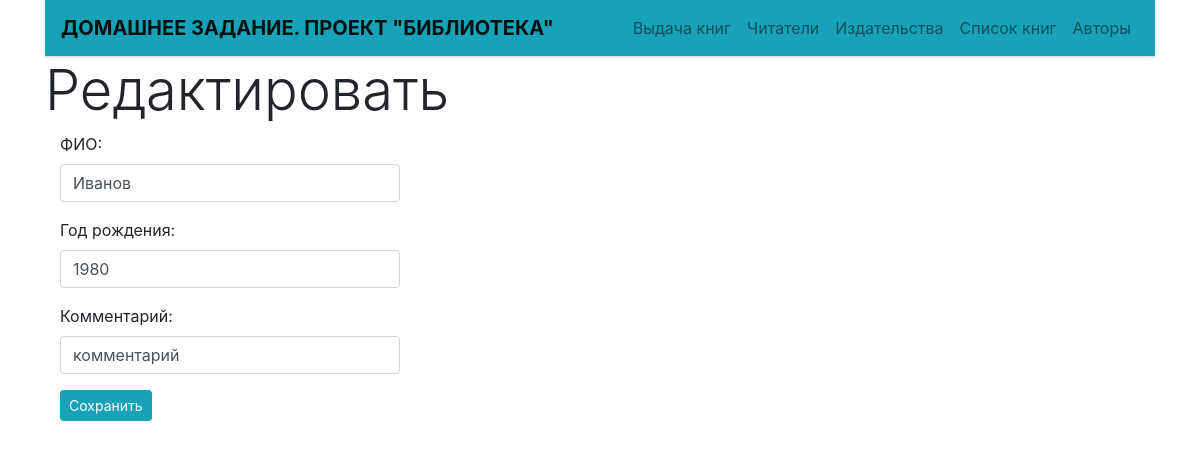
/reader/update/1/, run on the app's committed database.
### reader/models.py (models this page shows, shortened)
class Reader(models.Model):
    full_name = models.TextField(max_length=100, unique=True, verbose_name='ФИО читателя')
    birth_year = models.SmallIntegerField(verbose_name='Год рождения', null = True)
    comment = models.TextField(max_length=100, unique=True, verbose_name='Комментарий', null = True)
    class Meta:
        verbose_name = 'Читатель'
        verbose_name_plural = 'Читатели'
        ordering = ['full_name']

### reader/views.py (the view)
# urls.py: path('update/<int:pk>/', ReaderEdit.as_view(), name='reader_update'),
class ReaderEdit(UpdateView):
    model = Reader
    form_class = ReaderForm
    template_name = 'reader_edit.html'
    success_url = reverse_lazy('reader:reader_list')

### reader/forms.py
class ReaderForm(forms.ModelForm):
    full_name = forms.CharField(label='ФИО',
                           widget=forms.TextInput(
                               attrs={'class': 'form-control',
                                      'placeholder': 'Введите ФИО читателя'}))
    birth_year = forms.IntegerField(label='Год рождения',
                           widget=forms.NumberInput(
                               attrs={'class': 'form-control',
                                      'placeholder': 'Введите год рождения'}))
    comment = forms.CharField(label='Комментарий',
                           widget=forms.TextInput(
                               attrs={'class': 'form-control',
                                      'placeholder': 'Введите комментарий'}))
    class Meta:
        model = Reader
        fields = '__all__'

### reader/templates/reader_edit.html (shortened to what this page needs)
{% extends 'base.html' %}
{% block content %}
<h1 class="display-4">Редактировать</h1>
<div class="row mx-auto">
    <div class="col-md-4">
        <form method="post">
            {{ form.as_p }}
            <input type="submit" value="Сохранить" class="btn btn-info btn-sm" />
        </form>
    </div>
</div>
{% endblock %}

### data on the page
Reader: full_name "Иванов", birth_year "1980", comment "комментарий"
